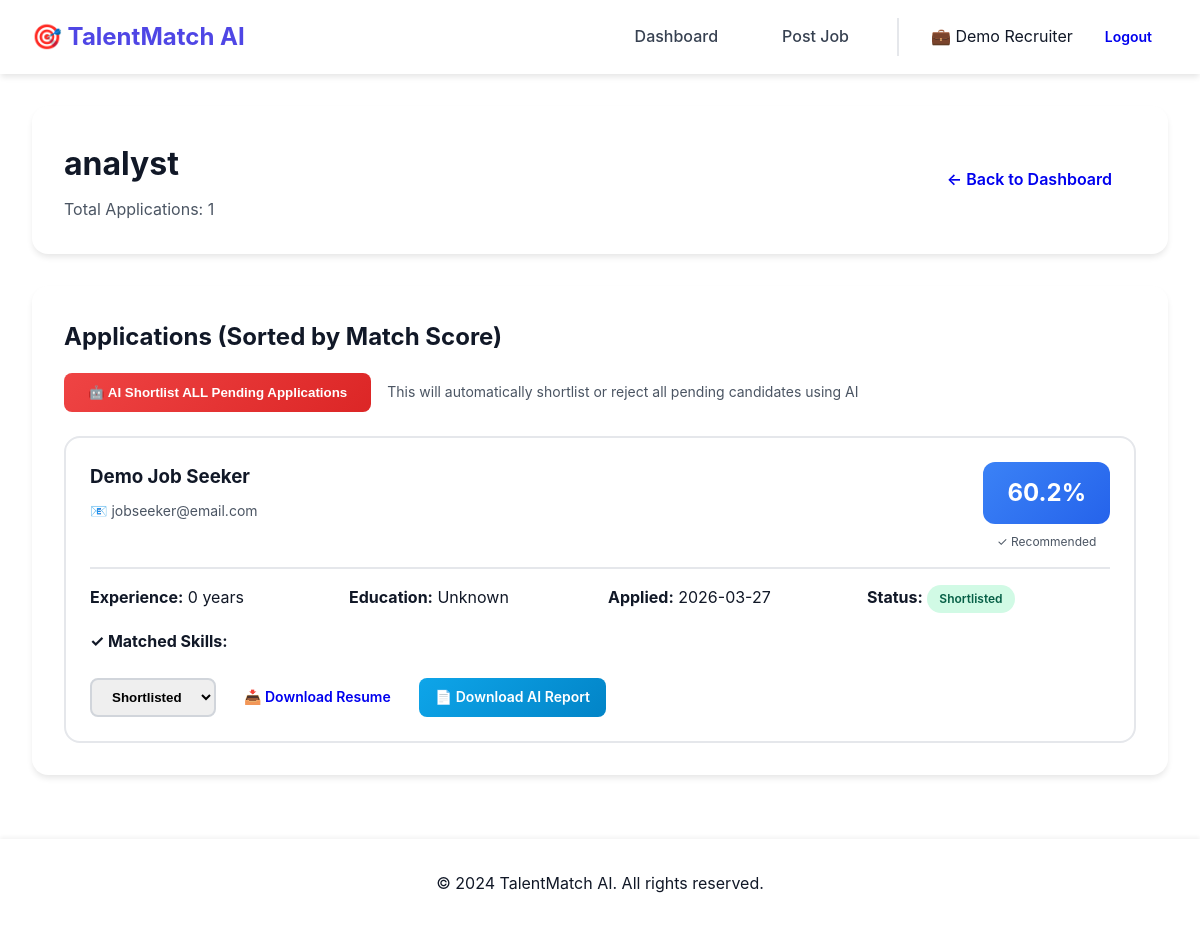
/recruiter/jobs/1/applications (signed in), run on the app's committed database.
### tables this page shows
CREATE TABLE jobs (
            id INTEGER PRIMARY KEY AUTOINCREMENT,
            title TEXT NOT NULL,
            description TEXT NOT NULL,
            requirements TEXT NOT NULL,
            location TEXT,
            job_type TEXT,
            experience_level TEXT,
            salary_range TEXT,
            posted_by INTEGER,
            status TEXT DEFAULT 'active',
            created_at TIMESTAMP DEFAULT CURRENT_TIMESTAMP,
            FOREIGN KEY (posted_by) REFERENCES users (id)
        );

CREATE TABLE applications (
            id INTEGER PRIMARY KEY AUTOINCREMENT,
            job_id INTEGER NOT NULL,
            user_id INTEGER NOT NULL,
            resume_path TEXT NOT NULL,
            cover_letter TEXT,
            match_score REAL,
            skills_matched TEXT,
            experience_years INTEGER,
            education_level TEXT,
            status TEXT DEFAULT 'pending',
            screening_result TEXT,
            applied_at TIMESTAMP DEFAULT CURRENT_TIMESTAMP,
            FOREIGN KEY (job_id) REFERENCES jobs (id),
            FOREIGN KEY (user_id) REFERENCES users (id)
        );

CREATE TABLE users (
            id INTEGER PRIMARY KEY AUTOINCREMENT,
            username TEXT UNIQUE NOT NULL,
            email TEXT UNIQUE NOT NULL,
            password TEXT NOT NULL,
            role TEXT NOT NULL,
            full_name TEXT,
            phone TEXT,
            created_at TIMESTAMP DEFAULT CURRENT_TIMESTAMP
        );

### app.py (the view)
@app.route('/recruiter/jobs/<int:job_id>/applications')
def view_applications(job_id):
    if 'user_id' not in session or session.get('role') != 'recruiter':
        return redirect(url_for('login'))
    conn = get_db()
    job = conn.execute('SELECT * FROM jobs WHERE id = ? AND posted_by = ?',
                       (job_id, session['user_id'])).fetchone()
    if not job:
        flash('Job not found', 'error')
        conn.close()
        return redirect(url_for('recruiter_dashboard'))
    applications = conn.execute('''
        SELECT a.*, u.full_name as candidate_name, u.email as candidate_email, u.phone as candidate_phone
        FROM applications a
        JOIN users u ON a.user_id = u.id
        WHERE a.job_id = ?
        ORDER BY a.match_score DESC, a.applied_at DESC
    ''', (job_id,)).fetchall()
    conn.close()
    return render_template('recruiter_applications.html', job=job, applications=applications)

### app.py (called while the page is built)
def get_db():
    conn = sqlite3.connect('database.db')
    conn.row_factory = sqlite3.Row
    return conn

### templates/recruiter_applications.html (shortened to what this page needs)
<!DOCTYPE html>
<html lang="en">
<head>
    <link rel="stylesheet" href="{{ url_for('static', filename='style.css') }}">
</head>
<body>
    <nav class="navbar">
        <div class="nav-brand">🎯 TalentMatch AI</div>
        <div class="nav-menu">
            <a href="{{ url_for('recruiter_dashboard') }}" class="nav-link">Dashboard</a>
            <a href="{{ url_for('create_job') }}" class="nav-link">Post Job</a>
            <div class="nav-user">
                <span>💼 {{ session.full_name or session.username }}</span>
                <a href="{{ url_for('logout') }}" class="btn btn-sm">Logout</a>
            </div>
        </div>
    </nav>
    <div class="container">
        <div class="page-header">
            <div>
                <h1>{{ job.title }}</h1>
                <p style="color: var(--gray-600); margin-top: 0.5rem;">Total Applications: {{ applications|length }}</p>
            </div>
            <a href="{{ url_for('recruiter_dashboard') }}" class="btn">← Back to Dashboard</a>
        </div>
        <div class="section">
            <h2>Applications (Sorted by Match Score)</h2>
            <div style="margin-top: 1rem; margin-bottom: 1.5rem; display: flex; gap: 1rem;">
    <button onclick="bulkAIShortlist()"
            class="btn"
            style="background: linear-gradient(135deg, #ef4444 0%, #dc2626 100%); color: white;">
        🤖 AI Shortlist ALL Pending Applications
    </button>
    <span style="font-size: 0.875rem; color: var(--gray-600); align-self: center;">
        This will automatically shortlist or reject all pending candidates using AI
    </span>
</div>
            {% if applications|length > 0 %}
                <div style="display: grid; gap: 1.5rem; margin-top: 1.5rem;">
                    {% for app in applications %}
                    <div style="border: 2px solid var(--gray-200); border-radius: 1rem; padding: 1.5rem; transition: all 0.3s;"
                         onmouseover="this.style.borderColor='var(--primary)'"
                         onmouseout="this.style.borderColor='var(--gray-200)'">
                        <div style="display: flex; justify-content: space-between; align-items: start; margin-bottom: 1rem; padding-bottom: 1rem; border-bottom: 2px solid var(--gray-200);">
                            <div>
                                <h3 style="margin-bottom: 0.5rem;">{{ app.candidate_name }}</h3>
                                <p style="color: var(--gray-600); font-size: 0.875rem;">
                                    📧 {{ app.candidate_email }}
                                </p>
                            </div>
                            <div style="text-align: center;">
                                <div class="score-badge" style="background: linear-gradient(135deg,
                                    {% if app.match_score >= 75 %}#10B981 0%, #059669 100%{% elif app.match_score >= 60 %}#3B82F6 0%, #2563EB 100%{% elif app.match_score >= 45 %}#F59E0B 0%, #D97706 100%{% else %}#EF4444 0%, #DC2626 100%{% endif %}); margin-bottom: 0.5rem;">
                                    {{ app.match_score }}%
                                </div>
                                <p style="font-size: 0.75rem; color: var(--gray-600);">
                                    {% if app.match_score >= 75 %}⭐ Highly Recommended
                                    {% elif app.match_score >= 60 %}✓ Recommended
                                    {% elif app.match_score >= 45 %}⚠ Maybe
                                    {% else %}✗ Not Recommended
                                    {% endif %}
                                </p>
                            </div>
                        </div>
                        <div style="display: grid; grid-template-columns: repeat(auto-fit, minmax(200px, 1fr)); gap: 1rem; margin-bottom: 1rem;">
                            <div>
                                <strong>Experience:</strong> {{ app.experience_years }} years
                            </div>
                            <div>
                                <strong>Education:</strong> {{ app.education_level }}
                            </div>
                            <div>
                                <strong>Applied:</strong> {{ app.applied_at[:10] }}
                            </div>
                            <div>
                                <strong>Status:</strong>
                                <span class="badge badge-{{ 'success' if app.status == 'shortlisted' else 'warning' if app.status == 'pending' else 'primary' if app.status == 'interview' else 'danger' }}">
                                    {{ app.status.title() }}
                                </span>
                            </div>
                        </div>
                        {% if app.skills_matched %}
                        <div style="margin-bottom: 1rem;">
                            <strong>✓ Matched Skills:</strong>
                        </div>
                        {% endif %}
                        <div style="display: flex; gap: 0.75rem; flex-wrap: wrap;">
                            <select onchange="updateStatus({{ app.id }}, this.value)" style="padding: 0.5rem 1rem; border: 2px solid var(--gray-300); border-radius: 0.5rem; font-weight: 600; cursor: pointer;">
                                <option value="shortlisted" {% if app.status == 'shortlisted' %}selected{% endif %}>Shortlisted</option>
                            </select>
                            <a href="{{ url_for('download_resume', app_id=app.id) }}" class="btn btn-sm">
                                📥 Download Resume
                            </a>
                            {% if app.screening_result %}
<a href="/recruiter/applications/{{ app.id }}/download-report"
   class="btn btn-sm"
   style="background: linear-gradient(135deg, #0ea5e9 0%, #0284c7 100%); color: white;">
   📄 Download AI Report
</a>
{% endif %}
                        </div>
                    </div>
                    {% endfor %}
                </div>
            {% else %}
                <p style="text-align: center; padding: 3rem; color: var(--gray-500);">
                    No applications yet. Share your job posting to start receiving applications.
                </p>
            {% endif %}
        </div>
    </div>
    <footer class="footer">
        <p>&copy; 2024 TalentMatch AI. All rights reserved.</p>
    </footer>
</body>
</html>

### static/style.css (style rules this page uses)
* { margin: 0; padding: 0; box-sizing: border-box; }
:root { --primary: #4F46E5; --primary-dark: #4338CA; --primary-light: #818CF8; --success: #10B981; --warning: #F59E0B; --danger: #EF4444; --info: #3B82F6; --dark: #111827; --gray-800: #1F2937; --gray-700: #374151; --gray-600: #4B5563; --gray-500: #6B7280; --gray-400: #9CA3AF; --gray-300: #D1D5DB; --gray-200: #E5E7EB; --gray-100: #F3F4F6; --white: #FFFFFF; --shadow-sm: 0 1px 2px 0 rgba(0, 0, 0, 0.05); --shadow: 0 4px 6px -1px rgba(0, 0, 0, 0.1); --shadow-lg: 0 10px 15px -3px rgba(0, 0, 0, 0.1); --shadow-xl: 0 20px 25px -5px rgba(0, 0, 0, 0.1); }
body { font-family: 'Inter', -apple-system, BlinkMacSystemFont, 'Segoe UI', Roboto, sans-serif; background: var(--gray-50); color: var(--dark); line-height: 1.6; }
.navbar { background: white; box-shadow: var(--shadow); padding: 1rem 2rem; display: flex; justify-content: space-between; align-items: center; position: sticky; top: 0; z-index: 100; }
.nav-brand { font-size: 1.5rem; font-weight: 700; color: var(--primary); display: flex; align-items: center; gap: 0.5rem; }
.nav-menu { display: flex; align-items: center; gap: 2rem; }
.nav-link { color: var(--gray-700); text-decoration: none; padding: 0.5rem 1rem; border-radius: 0.5rem; font-weight: 500; transition: all 0.3s; }
.nav-user { display: flex; align-items: center; gap: 1rem; padding-left: 2rem; border-left: 2px solid var(--gray-200); }
.container { max-width: 1400px; margin: 2rem auto; padding: 0 2rem; }
.page-header { background: white; padding: 2rem; border-radius: 1rem; box-shadow: var(--shadow); margin-bottom: 2rem; display: flex; justify-content: space-between; align-items: center; }
.page-header h1 { font-size: 2rem; font-weight: 700; color: var(--dark); }
.btn { padding: 0.75rem 1.5rem; border: none; border-radius: 0.5rem; font-weight: 600; cursor: pointer; transition: all 0.3s; text-decoration: none; display: inline-block; text-align: center; }
.btn-sm { padding: 0.5rem 1rem; font-size: 0.875rem; }
.section { background: white; padding: 2rem; border-radius: 1rem; box-shadow: var(--shadow); margin-bottom: 2rem; }
.badge { padding: 0.25rem 0.75rem; border-radius: 9999px; font-size: 0.75rem; font-weight: 600; display: inline-block; }
.badge-success { background: #D1FAE5; color: #065F46; }
.score-badge { display: inline-block; padding: 0.75rem 1.5rem; border-radius: 0.75rem; color: white; font-weight: 700; font-size: 1.5rem; }
.footer { background: white; padding: 2rem; text-align: center; margin-top: 4rem; box-shadow: 0 -2px 4px rgba(0,0,0,0.05); }

### data on the page
jobs: title "analyst"
applications: candidate_name "Demo Job Seeker", candidate_email "jobseeker@email.com", match_score "60.2", shows "✓ Recommended", experience_years "0", education_level "Unknown", applied_at "2026-03-27", status "Shortlisted", shows "✓ Matched Skills:", status+id "Shortlisted"

### other printed values
{{ session.full_name or session.username }} "Demo Recruiter"
{{ applications|length }} "1"
